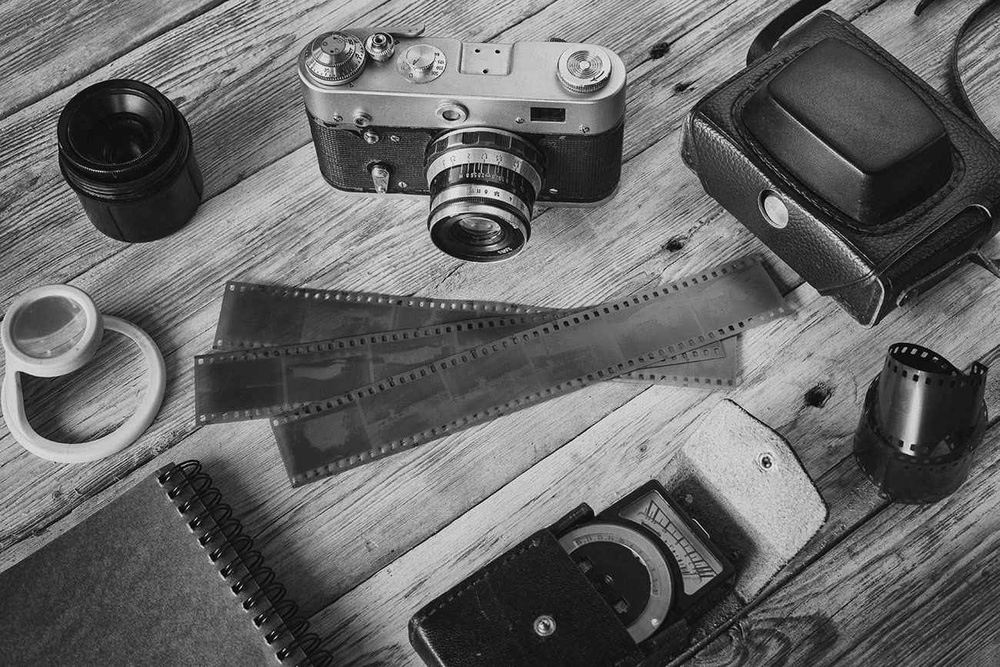
#> input picture images/samplecamera.jpg, 1000 x 667 px, shrunk from 1300 x 867 before the run
$ jupyter execute 01_image_processing_and_enhancement.ipynb
#> lines starting #> are read from the running program, lines starting #| are printed output that depends on the picture
# Color Enhancement Methods

## Color Enhancement based method

1.**Gamma Correction:** Adjusts the brightness of an image by transforming pixel values using a gamma value.

[cell 1]
import cv2
import numpy as np
import matplotlib.pyplot as plt


def gamma_correction(image, gamma=1.0):
    invGamma = 1.0 / gamma
    table = np.array(
        [((i / 255.0) ** invGamma) * 255 for i in np.arange(0, 256)]
    ).astype("uint8")
    return cv2.LUT(image, table)


image = cv2.imread("../images/samplecamera.jpg")
#> image is the input picture: shape (667, 1000, 3); min 0, max 255, mean 103.4
gamma_corrected = gamma_correction(image, gamma=2.0)

plt.figure(figsize=(10, 5))

plt.subplot(1, 2, 1)
plt.title("Original Image")
plt.imshow(cv2.cvtColor(image, cv2.COLOR_BGR2RGB))
plt.axis("off")

plt.subplot(1, 2, 2)
plt.title("Gamma Corrected Image")
plt.imshow(cv2.cvtColor(gamma_corrected, cv2.COLOR_BGR2RGB))
plt.axis("off")

plt.show()
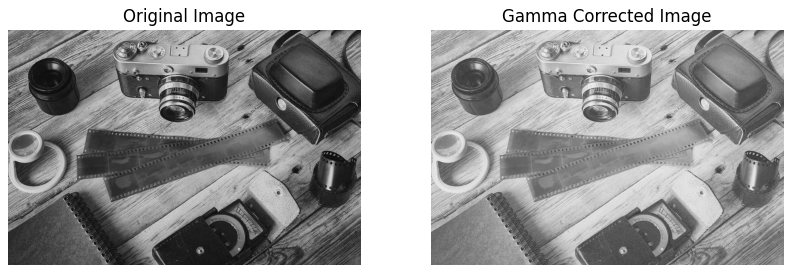
#> figure drawn by matplotlib, 2 panels

## Histogram-Based Methods

**Contrast-Limited Adaptive Histogram Equalization (CLAHE):** Enhances contrast in small regions of the image.

[cell 2]
def clahe(image):
    clahe = cv2.createCLAHE(clipLimit=2.0, tileGridSize=(8, 8))
    if image is not None:
        if len(image.shape) == 2:
            return clahe.apply(image)
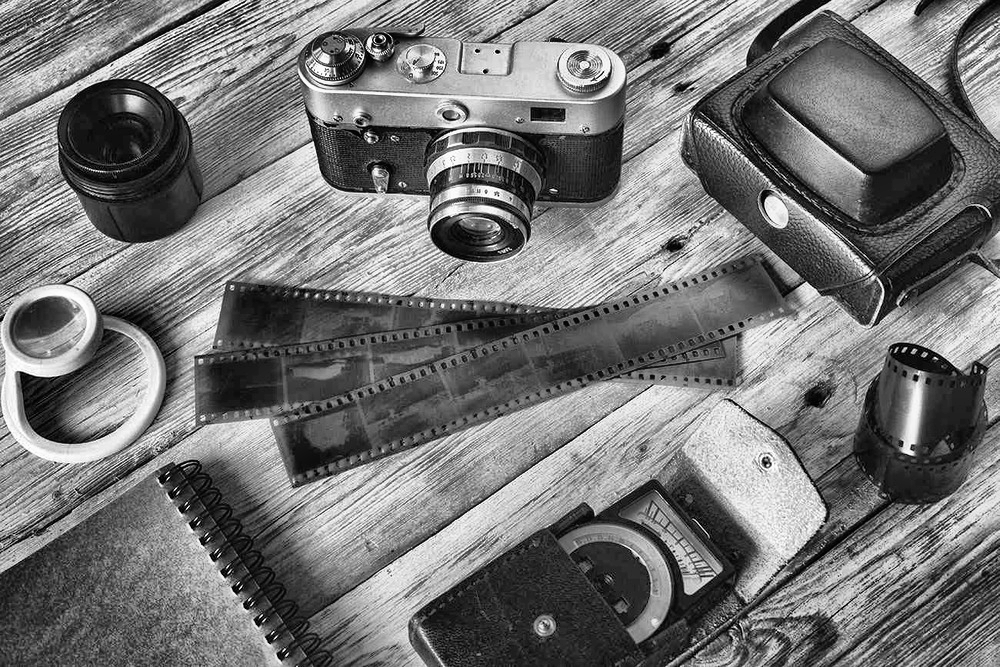
#> returned value: shape (667, 1000); min 0, max 255, mean 117.6
        elif len(image.shape) == 3:
            channels = cv2.split(image)
            clahe_channels = [clahe.apply(ch) for ch in channels]
            return cv2.merge(clahe_channels)
    else:
        return None


image_path = cv2.imread("../images/samplecamera.jpg")

image = cv2.imread("../images/samplecamera.jpg", 0)
clahe_image = clahe(image)

if clahe_image is not None:
    plt.Figure(figsize=(10, 5))
    plt.subplot(1, 2, 1)
    plt.title("Original Image")
    plt.imshow(image, cmap="gray")

    plt.subplot(1, 2, 2)
    plt.title("CLAHE Image")
    plt.imshow(clahe_image, cmap="gray")
    plt.show()
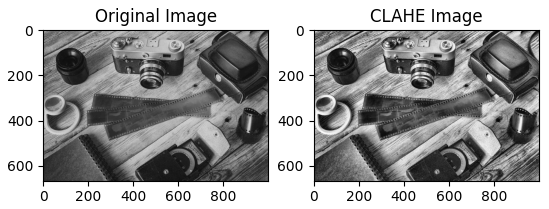
#> figure drawn by matplotlib, 2 panels
else:
    print("Failed to load or apply CLAHE")

# `Spatial Filtering`

**Averaging Filter:** Smooths an image by replacing each pixel's value with the average of its neighboring pixels

[cell 3]
import cv2 as cv
import numpy as np
import matplotlib.pyplot as plt

image = cv.imread("../images/samplecamera.jpg")

avg = cv.blur(image, (5, 5))

# Display the result
plt.figure(figsize=(10, 5))
plt.subplot(1, 2, 1)
plt.title("Original Image")
plt.imshow(cv.cvtColor(image, cv.COLOR_BGR2RGB))
plt.subplot(1, 2, 2)
plt.title("Averaging filtered Image")
plt.imshow(cv.cvtColor(avg, cv.COLOR_BGR2RGB))
plt.show()

## Image Noise

[cell 4]
img = np.array(image)
plt.imshow(cv.cvtColor(img, cv.COLOR_BGR2RGB))
plt.title("Original image")
plt.axis("off")
plt.show()

Adding Gaussian Noise

[cell 5]
import cv2
import numpy as np
import matplotlib.pyplot as plt


def add_gaussian_noise(image, mean=0, sigma=25):
    """
    Add Gaussian noise to an image.

    Parameters:
    - image: The input image to which noise is added.
    - mean: The mean of the Gaussian distribution .
    - sigma: The standard deviation of the Gaussian distribution .

    Returns:
    - noisy_image: The image with added Gaussian noise.
    """
#> called with mean = 40, sigma = 30
    # Generate Gaussian noise
    gaussian_noise = np.random.normal(mean, sigma, image.shape).astype("uint8")

    # Add the noise to the original image
    noisy_image = cv2.add(image, gaussian_noise)
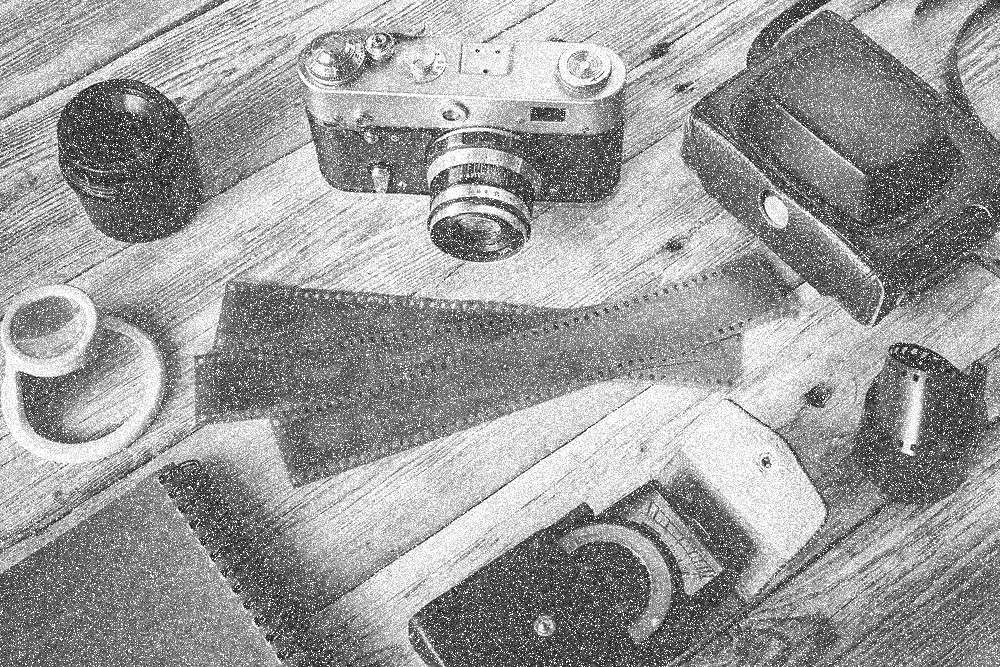
#> noisy_image: shape (667, 1000); min 0, max 255, mean 156.5

    return noisy_image


# Load image in grayscale
image = cv2.imread("../images/samplecamera.jpg", cv2.IMREAD_GRAYSCALE)

# Add Gaussian noise to the image
noisy_image = add_gaussian_noise(image, mean=40, sigma=30)

# Display input and output images side by side
plt.figure(figsize=(10, 8))
plt.subplot(1, 2, 1)
plt.title("Original Image")
plt.imshow(image, cmap="gray")
plt.axis("off")  # Hide axes for cleaner display
plt.subplot(1, 2, 2)
plt.title("Image with Gaussian Noise")
plt.imshow(noisy_image, cmap="gray")
plt.axis("off")  # Hide axes for cleaner display
plt.show()

# Morphological Operation

`Erosion` and `Dilation`

[cell 6]
import cv2 as cv
import numpy as np
import matplotlib.pyplot as plt

img = cv2.imread("../images/samplecamera.jpg", cv2.IMREAD_GRAYSCALE)
assert img is not None, "File could not be read"

# Define the kernel
kernel = np.ones((7, 7), np.uint8)

# Perform all morphological operations
erosion = cv.erode(img, kernel, iterations=1)
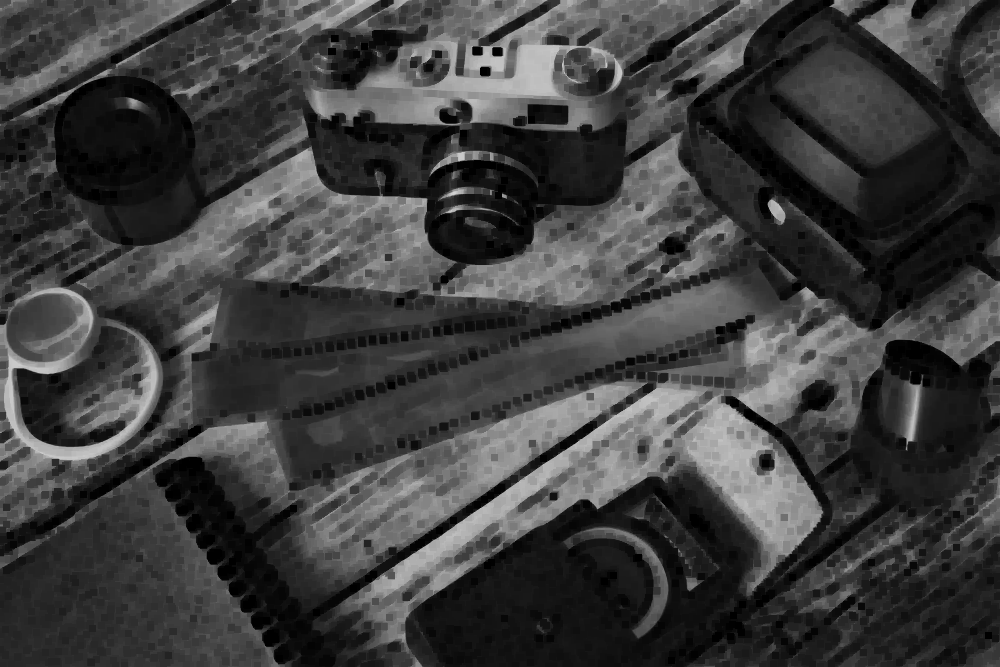
#> erosion: shape (667, 1000); min 0, max 211, mean 62.3
dilation = cv.dilate(img, kernel, iterations=1)
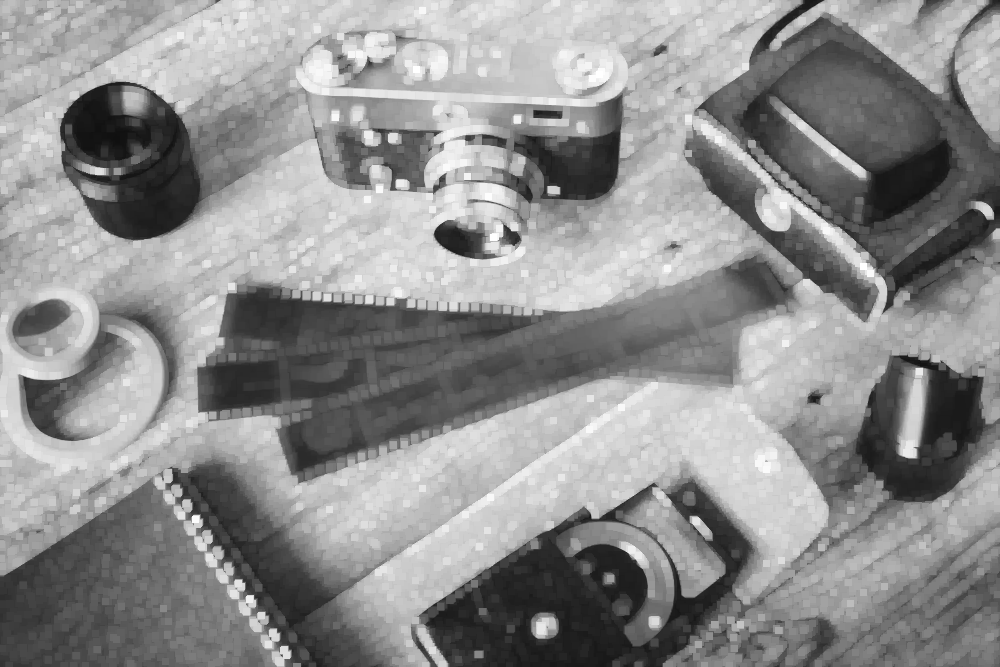
#> dilation: shape (667, 1000); min 16, max 255, mean 142.7

# Display all the images side by side
plt.figure(figsize=(15, 10))

# Original image
plt.subplot(2, 3, 1)
plt.imshow(img, cmap="gray")
plt.title("Original Image")
plt.axis("off")

# Eroded image
plt.subplot(2, 3, 2)
plt.imshow(erosion, cmap="gray")
plt.title("Eroded Image")
plt.axis("off")

# Dilated image
plt.subplot(2, 3, 3)
plt.imshow(dilation, cmap="gray")
plt.title("Dilated Image")
plt.axis("off")

# Show the images
plt.show()

[cell 7]
import cv2 as cv
import numpy as np
import matplotlib.pyplot as plt

img = cv2.imread("../images/samplecamera.jpg", cv2.IMREAD_GRAYSCALE)
assert img is not None, "File could not be read"

# Define the kernel
kernel = np.ones((15, 15), np.uint8)

# Perform all morphological operations
erosion = cv.erode(img, kernel, iterations=1)
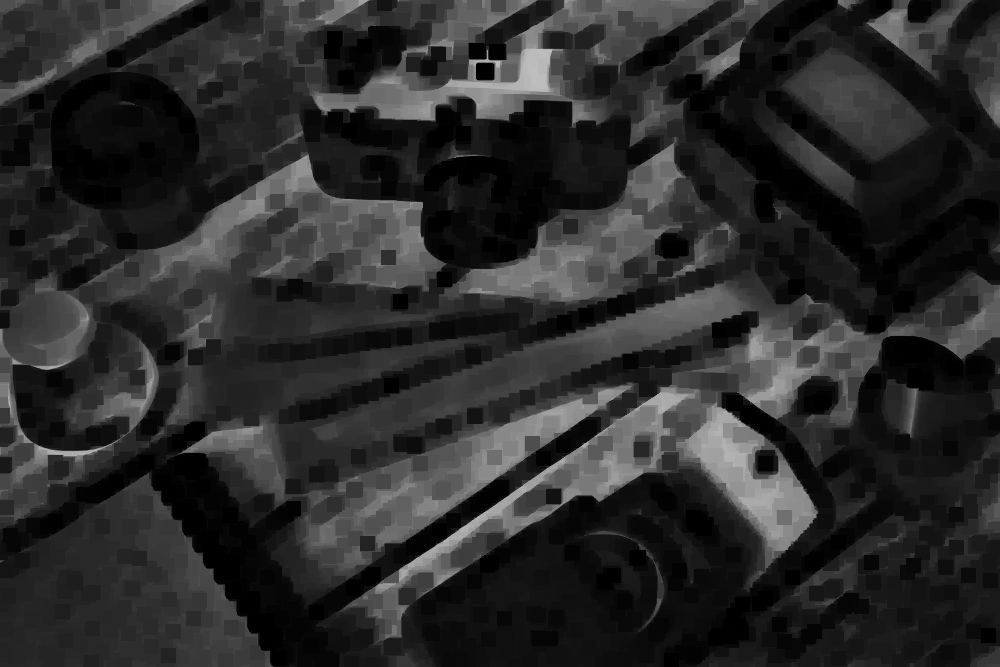
#> erosion: shape (667, 1000); min 0, max 190, mean 42.9
dilation = cv.dilate(img, kernel, iterations=1)
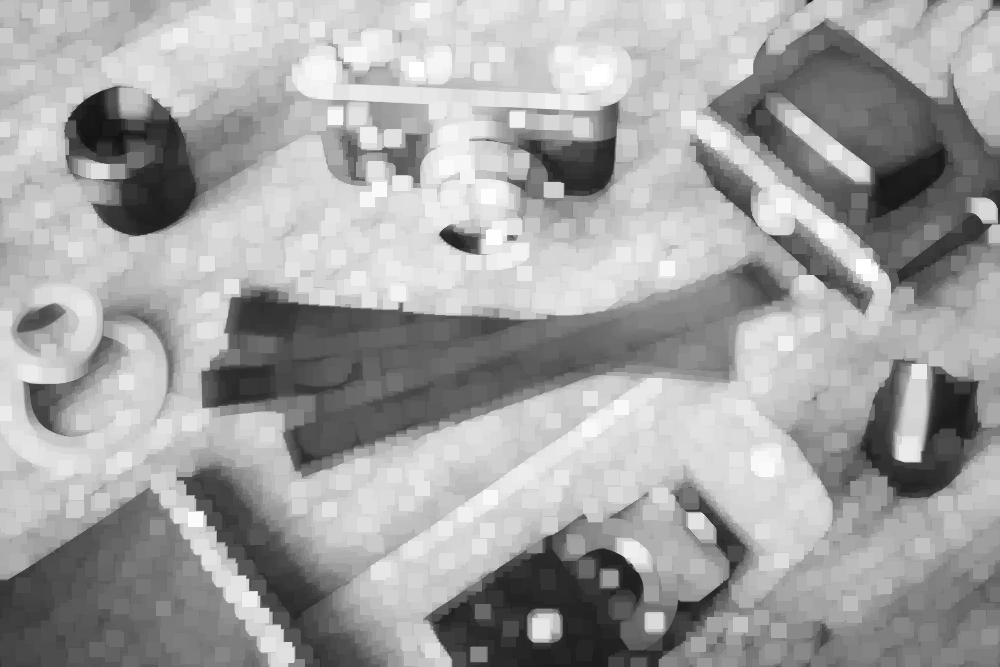
#> dilation: shape (667, 1000); min 18, max 255, mean 161.8

# Display all the images side by side
plt.figure(figsize=(20, 20))

# Original image
plt.subplot(2, 3, 1)
plt.imshow(img, cmap="gray")
plt.title("Original Image")
plt.axis("off")

# Eroded image
plt.subplot(2, 3, 2)
plt.imshow(erosion, cmap="gray")
plt.title("Eroded Image")
plt.axis("off")

# Dilated image
plt.subplot(2, 3, 3)
plt.imshow(dilation, cmap="gray")
plt.title("Dilated Image")
plt.axis("off")

# Show the images
plt.show()
